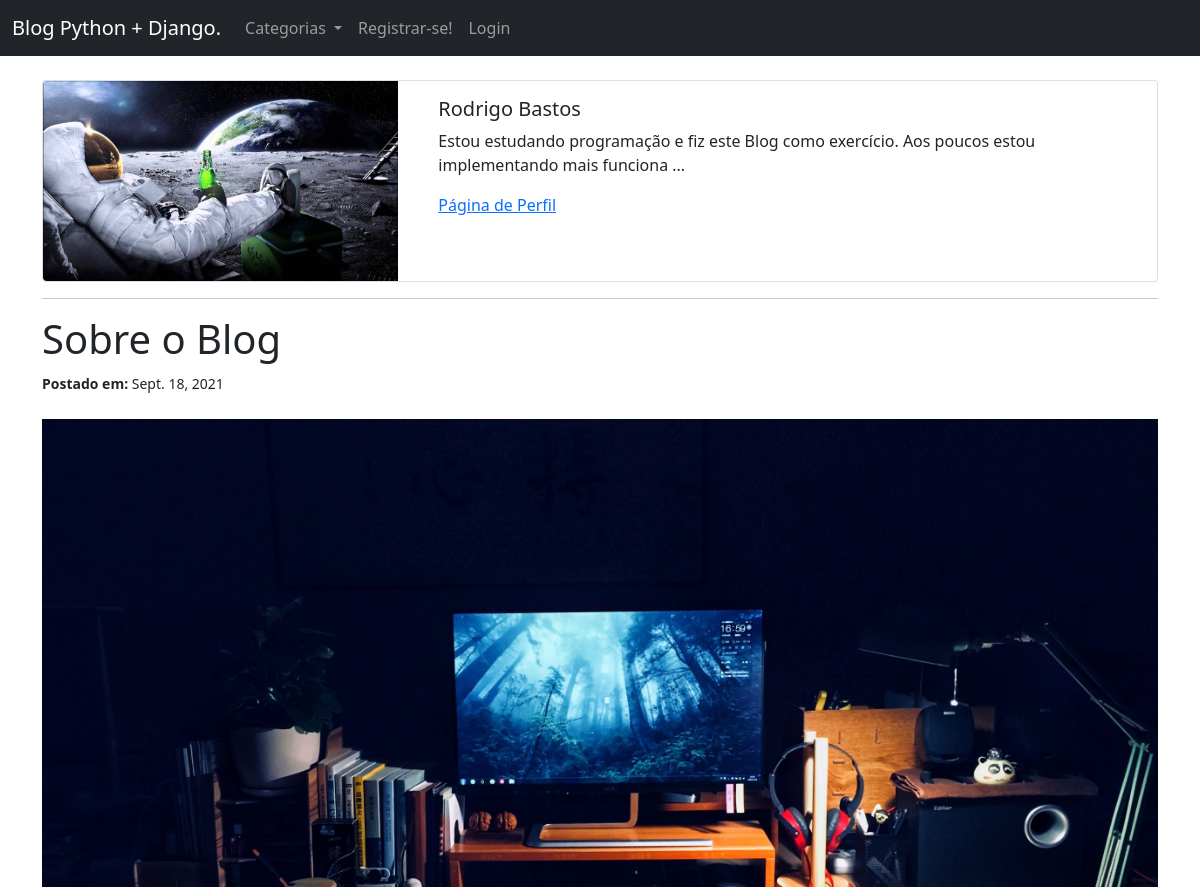
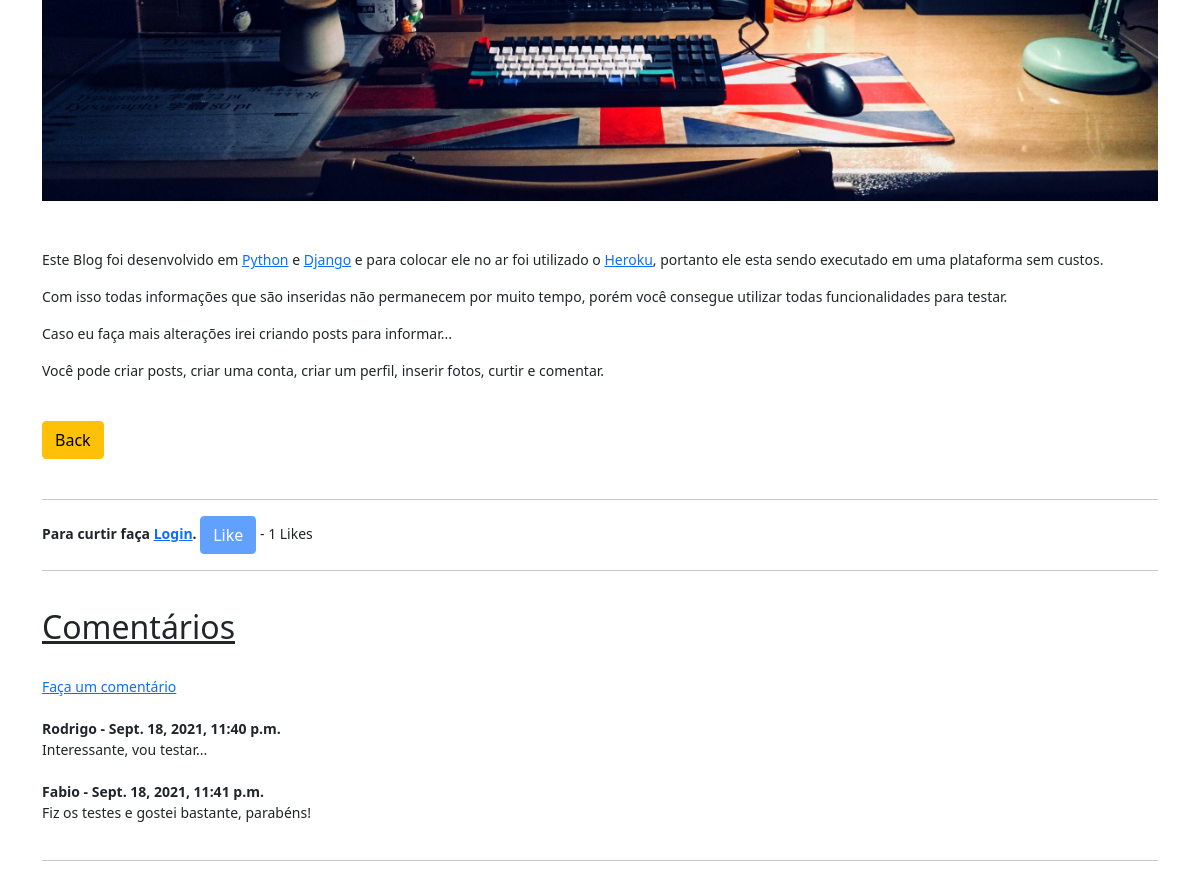
/article/40, run on the app's committed database (2 pictures, top to bottom).
### MeuBlog/models.py (models this page shows, shortened)
class Post(models.Model):
    title = models.CharField(max_length=255)
    header_image = models.ImageField(null=True, blank=True, upload_to="images/")
    title_tag = models.CharField(max_length=255, default=" ")
    author = models.ForeignKey(User, on_delete=models.CASCADE)
    body = RichTextField(blank=True, null=True)
    post_date = models.DateField(auto_now_add=True)
    category = models.CharField(max_length=255, default='coding')
    snippet = models.CharField(max_length=255)
    likes = ManyToManyField(User, related_name='blog_posts')
    def total_likes(self):
        return self.likes.count()

class Profile(models.Model):
    user = models.OneToOneField(User, null=True, on_delete=models.CASCADE)
    bio = models.TextField()
    profile_pic = models.ImageField(null=True, blank=True, upload_to="images/profile")
    website_url = models.CharField(max_length=255, null=True, blank=True)
    facebook_url = models.CharField(max_length=255, null=True, blank=True)
    twitter_url = models.CharField(max_length=255, null=True, blank=True)
    instagram_url = models.CharField(max_length=255, null=True, blank=True)
    pinterest_url = models.CharField(max_length=255, null=True, blank=True)
    github_url = models.CharField(max_length=255, null=True, blank=True)
    linkedin_url = models.CharField(max_length=255, null=True, blank=True)

class  Comment(models.Model):
    post = models.ForeignKey(Post, related_name="comments", on_delete=models.CASCADE)
    name = models.CharField(max_length=255)
    body = models.TextField()
    date_added = models.DateTimeField(auto_now_add=True)

### MeuBlog/views.py (the view)
# urls.py: path('article/<int:pk>', ArticleDetailView.as_view(), name='article-detail'),
class ArticleDetailView(DetailView):
    model = Post
    template_name = 'article_details.html'
    def get_context_data(self, *args, **kwargs):
        cat_menu = Category.objects.all()
        context = super(ArticleDetailView, self).get_context_data(*args, **kwargs)
        stuff = get_object_or_404(Post, id=self.kwargs['pk'])
        total_likes = stuff.total_likes()
        liked = False
        if stuff.likes.filter(id=self.request.user.id).exists():
            liked  = True
        context["cat_menu"] = cat_menu
        context["total_likes"] = total_likes
        context["liked"] = liked
        return context

### MeuBlog/models.py (called while the page is built)
    def __str__(self):
        return self.name

### MeuBlog/templates/article_details.html (shortened to what this page needs)
{% extends 'base.html' %}
{% load static %}
{% block content %}
{% if post.author.profile.id %}
    <div class="card mb-3">
        <div class="row no-gutters">
        <div class="col-md-4">
            {% if post.author.profile.profile_pic %}
                <img src="{{ post.author.profile.profile_pic.url }}" class="img-fluid rounded-start">
            {% else %}
                <img src="{% static 'MeuBlog/images/profile.jpg' %}" class="img-fluid rounded-start">
            {% endif %}
        </div>
        <div class="col-md-8">
            <div class="card-body">
            <h5 class="card-title">{{ post.author.first_name }} {{ post.author.last_name }}</h5>
            <p class="card-text"> {{ post.author.profile.bio|slice:":105"|safe }}  ...</p>
            <p class="text-muted">
                <a href="{% url 'show_proflie_page' post.author.profile.id %}">Página de Perfil</a>
            </p>
            </div>
        </div>
        </div>
    </div>
{% else %}
    <strong>Aqui você pode mostrar seu perfil.
        Para criar um perfil clique <a href="{% url 'create_profile_page' %}">aqui</a>
    </strong>
</br></br>
{% endif %}
    <hr>
    <h1>{{ post.title }}</h1>
    <small><strong>Postado em:</strong>
        {{ post.post_date }}
        <br/>
    <br/>
{% if post.header_image %}
    <img src="{{ post.header_image.url }}" width="100%" class="d-block w-100">
{% endif %}
<br/><br/>
{{ post.body|safe }}
<br/>
<a href="{% url 'home' %}" class="btn btn-warning">
Back</a>
<br/>
<br/>
<hr>
<form action="{% url 'like_post' post.pk %}" method="POST">
    {% if user.is_authenticated %}
        {% if liked %}
            <button type="submit", name="post_id", value="{{ post.id }}", class="btn btn-danger btn-sm">Unlike</button>
        {% else %}
            <button type="submit", name="post_id", value="{{ post.id }}", class="btn btn-primary btn-sm">Like</button>
        {% endif %}
    {% else %}
        <strong> Para curtir faça <a href="{% url 'login' %}">Login</a>. </strong>
        <button type="submit", name="post_id", value="{{ post.id }}", class="btn btn-primary disabled">Like</button>
    {% endif %} - {{ total_likes }} Likes
<hr>
<h2><u>Comentários</u></h2>
<br/>
{% if not post.comments.all %}
    Este Post ainda não tem comentários <a href="{% url 'add_comments' post.pk %}">Faça um comentário</a>
{% else %}
    <a href="{% url 'add_comments' post.pk %}">Faça um comentário</a>
    {% for comment in post.comments.all %}
        <strong>
            {{ comment.name }} -
            {{ comment.date_added }}
        </strong>
        {{ comment.body }}
    {% endfor %}
{% endif %}
<hr>
<br>
<br>
</form>
{% endblock %}

### data on the page
Post: author.profile.profile_pic (picture), author.first_name "Rodrigo", author.last_name "Bastos", author.profile.bio "Estou estudando programação e fiz este Blog como exercício. Aos poucos estou implementando mais funciona", title "Sobre o Blog", post_date "Sept. 18, 2021", header_image (picture), body "Este Blog foi desenvolvido em Python e Django e para colocar ele no ar foi utilizado o Heroku , portanto ele esta sendo executado em uma plataforma sem custos. Com isso todas informações que são inseridas não permanecem por muito tempo, porém você consegue utilizar todas funcionalidades para testar. Caso eu faça mais alterações irei criando posts para informar... Você pode criar posts, criar uma conta, criar um perfil, inserir fotos, curtir e comentar."
Comment: name "Rodrigo", date_added "Sept. 18, 2021, 11:40 p.m.", body "Interessante, vou testar..."
Comment: name "Fabio", date_added "Sept. 18, 2021, 11:41 p.m.", body "Fiz os testes e gostei bastante, parabéns!"

### other printed values
{{ total_likes }} "1"
